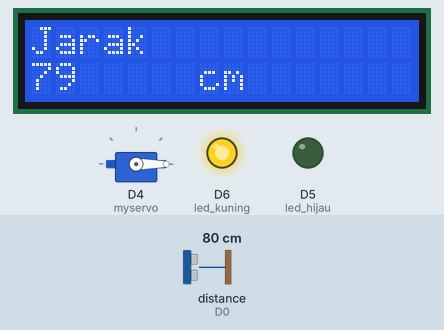
This program was run on a simulated ESP8266 (NodeMCU). Shown: servo, 16×2 character LCD, output pins drawn as LEDs (lit = HIGH). Wiring (inferred from the names in the program): ultrasonic range finder: trigger D1; echo D0. The inputs (shaded band) are chosen by the test bench; at power-on: distance to the obstacle (sensor on D0) 80 cm. The echo pulse lasts 58.3 µs per cm; pins used as bus, display or sensor lines are not drawn; what the program prints to the serial monitor is not drawn.

Above: at 1.3 s.
1.4 s: distance to the obstacle (sensor on D0) set to 12 cm
At 2.9 s:
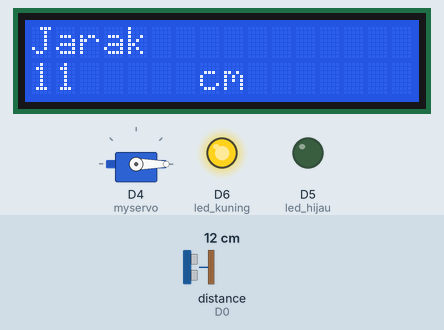
3.6 s: distance to the obstacle (sensor on D0) set to 9 cm
At 5.4 s:
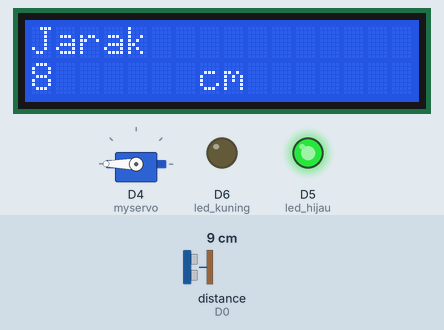
5.7 s: distance to the obstacle (sensor on D0) set to 2 cm
At 6.8 s:
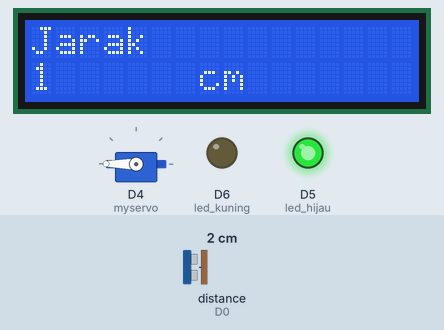
Timing chart, 0 to 8.7 s (numbered marks = the images above; inputs shaded):
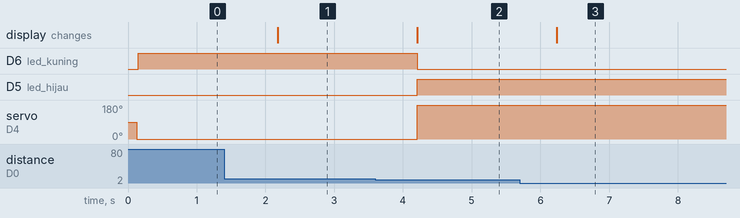

Measured:
- the behaviour switches between 11 and 10 cm on distance to the obstacle (sensor on D0) (found by bisection; images 1 and 2)
- after the input at 1.4 s, the display: changes after 0.78 s (image 1)
- after the input at 3.6 s, D6 (led_kuning): HIGH → LOW after 0.61 s; D5 (led_hijau): LOW → HIGH after 0.61 s; servo on D4 (myservo): 0° → 180° after 0.61 s; the display: changes after 0.61 s (image 2)
- after the input at 5.7 s, the display: changes after 0.54 s (image 3)

The program:

main.cpp
```cpp
#include <Arduino.h>
#include <LiquidCrystal_I2C.h>
#include <Servo.h>

Servo myservo;

LiquidCrystal_I2C lcd(0x27,16,2);
int SDA_pin = D3;
int SCL_pin = D7;

int trigPin = D1;
int echoPin = D0;
int led_hijau = D5;
int led_kuning = D6;
int masuk = 0;
long duration;
int distance;
void setup() {
  myservo.attach(D4);
  pinMode(led_hijau,OUTPUT);
  pinMode(led_kuning,OUTPUT);
  pinMode(trigPin, OUTPUT);
  pinMode(echoPin,INPUT);
  Wire.begin(SDA_pin,SCL_pin);
  lcd.begin(16,2);
  lcd.init();
  lcd.backlight();
  myservo.write(0);
  Serial.begin(9600);

}

void loop() {
  digitalWrite(trigPin,LOW);
  delayMicroseconds(5);
  digitalWrite(trigPin,HIGH);
  delayMicroseconds(10);
  digitalWrite(trigPin,LOW);
  duration = pulseIn(echoPin,HIGH);
  distance = 0.034 * duration /2;
  Serial.print("Jarak : ");
  Serial.print(distance);
  Serial.print(" cm\n");
  lcd.clear();
  lcd.setCursor(0,0);
  lcd.print("Jarak");
  lcd.setCursor(0,1);
  lcd.print(distance);
  lcd.setCursor(7,1);
  lcd.print("cm");
  if(distance < 10){
    digitalWrite(led_hijau,HIGH);
    digitalWrite(led_kuning,LOW);
    if(masuk == 0){
      myservo.write(180);
    }

    masuk = 1;
  }else{
    digitalWrite(led_hijau,LOW);
    digitalWrite(led_kuning,HIGH);
    if(masuk == 1){
      myservo.write(0);
    }
     masuk = 0;
  }

  delay(1000);
  // put your main code here, to run repeatedly:
}
```
